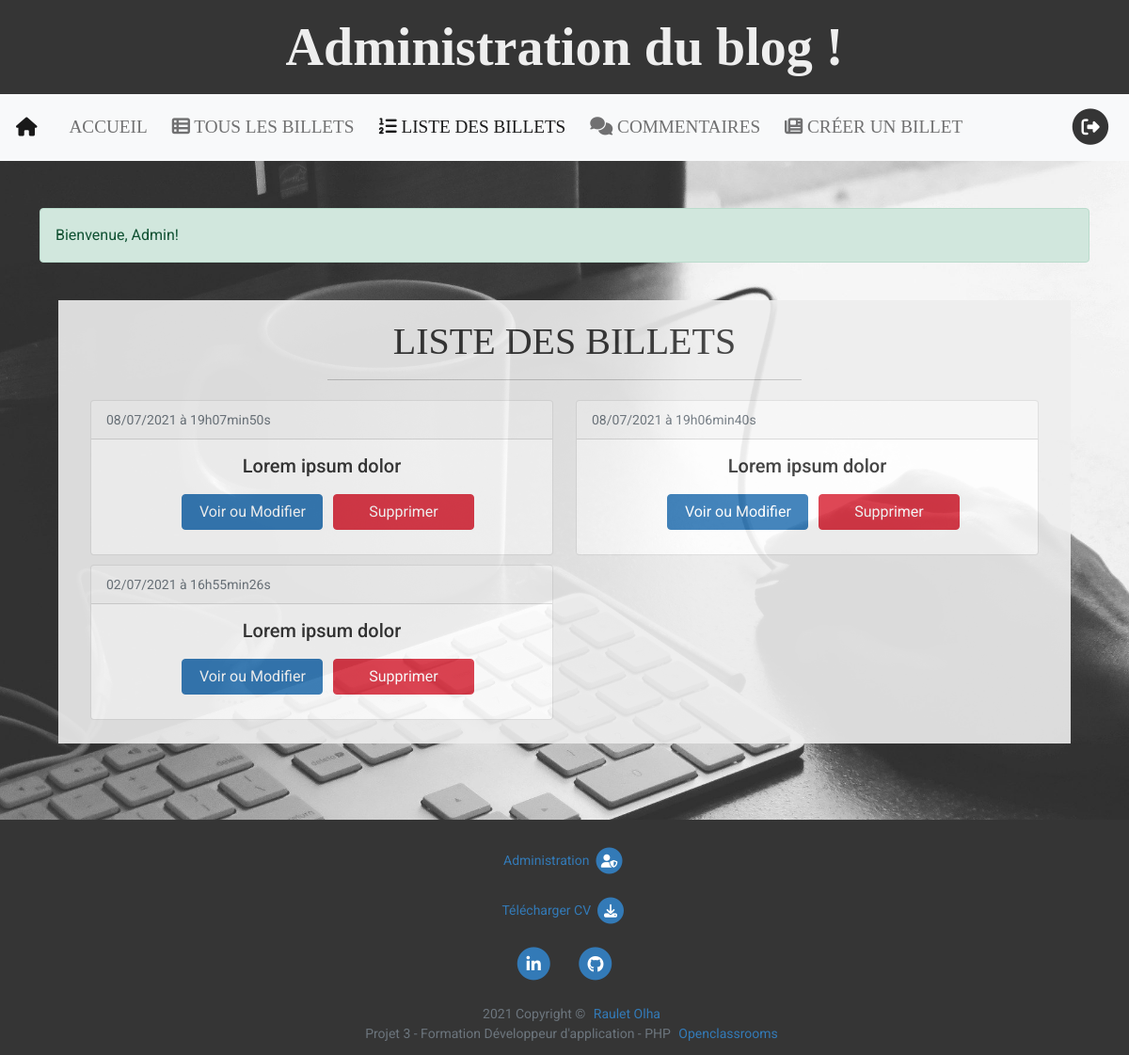
The app's page /index.php?action=dashboardAdmin (signed in) with its own data.
### tables this page shows
CREATE TABLE `posts` (
  `id` int(11) NOT NULL,
  `title` varchar(255) NOT NULL,
  `fragment` text NOT NULL,
  `content` text NOT NULL,
  `author_post` int(11) NOT NULL,
  `creation_date` datetime NOT NULL
);

### model/BackendPostManager.php (called while the page is built, shortened)
<?php
class BackendPostManager extends ManagerPDO
{
    public function getAllPosts()
    {
        $db_connect = $this->dbConnect();
        $allPosts = $db_connect->query('
                    SELECT id, title,  DATE_FORMAT(creation_date, \'%d/%m/%Y à %Hh%imin%ss\') AS creation_date_fr
                    FROM posts
                    ORDER BY creation_date
                    DESC
        ');
        return $allPosts;
    }
}

### view/backend/backendListPostsView.php (the view, shortened to what this page needs)
<?php if (isset($_SESSION['success']) && !empty($_SESSION['success'])) : ?>
    <div class="alert alert-success"><?= $_SESSION['success']; ?></div>
<?php endif; ?>
<div class="row justify-content-center" id="dashboard-admin">
    <div class="col-sm-11 col-lg-6">
        <h3 class="text-center text-uppercase ">
            Liste des billets
        </h3>
        <hr>
    </div>
    <div class="row">
        <?php
        while ($data = $allPosts->fetch()) {
            ?>
            <div class="col-sm-6" id="posts-admin">
                <div class="card">
                    <div class="card-header"><small class="text-muted"><?= $data['creation_date_fr'] ?></small></div>
                    <div class="card-body text-center">
                        <h5 class="card-title"><?= htmlspecialchars($data['title']) ?></h5>
                        <div class="row justify-content-md-center">
                            <div class="col-lg-4">
                                <a href="index.php?action=modifyPost&amp;id=<?= $data['id'] ?>" class="btn btn-primary"
                                   id="btn-admin-posts">Voir ou Modifier</a>
                            </div>
                            <div class="col-lg-4">
                                <form action="index.php?action=deletePost" method="POST">
                                    <input type="submit" value="Supprimer" name="delete" class="btn btn-danger"
                                           id="btn-admin-del-post">
                                </form>
                            </div>
                        </div>
                    </div>
                </div>
            </div>
            <?php
        }
        ?>
    </div>
    <?php require_once 'template.php'; ?>

### public/css/styles.css (style rules this page uses)
html { position: relative; min-height: 100%; }
body { margin: 0 0 250px; font-family: 'Roboto', 'Tahoma', sans-serif; line-height: 1.5; color: #333; background-color: #fff; }
h2, h3 { font-family: 'Playfair Display 400', 'Georgia', serif; font-size: 2.5rem; }
.navbar li, a { padding: 5px; }
.container, .container-fluid, .row { overflow: hidden; }
div { display: block; }
#btn-admin-posts, #btn-admin-del-post, #btn-validate-comment, #btn-admin-del-comment { width: 150px; margin: 10px 0; }
#btn-user-comment, #btn-posts, #btn-admin-posts, #btn-validate-comment, #btn-create-post { background-color: #337ab7; border-color: #337ab7; }
#post-content, #post-view, #contact-form, #comment-form, #add-comment-form, #signup-form, #signin-form, #edit-post-view, #edit-view, #dashboard-admin, #comment-user, #comment-admin, #user-profile, #post-create { background-color: #eee; opacity: 0.9; }
#post-content, #post-view, #comment-form, #add-comment-form, #edit-post-view, #edit-view, #dashboard-admin, #comment-admin { margin: 40px 20px 30px; padding: 20px 10px; }
#posts-admin { margin: 5px 0; }

### records on screen
posts: creation_date_fr "08/07/2021 à 19h07min50s", title "Lorem ipsum dolor"
posts: creation_date_fr "08/07/2021 à 19h06min40s", title "Lorem ipsum dolor"
posts: creation_date_fr "02/07/2021 à 16h55min26s", title "Lorem ipsum dolor"

### other values on screen
$_SESSION['success'] "Bienvenue, Admin!"
